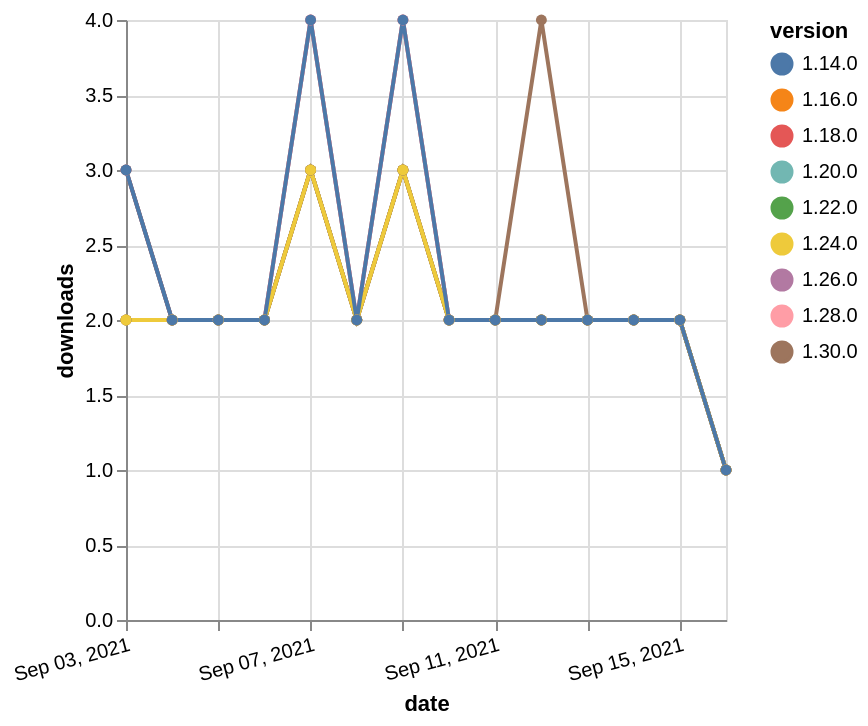

Write the Vega-Lite specification saved for this chart.
### Vega-Lite specification from a JSON file in a GitHub repository (floating-point values rounded to 4 significant figures)
{"$schema": "https://vega.github.io/schema/vega-lite/v5.json", "description": "A simple bar chart with embedded data.", "data": {"values": [{"date": "2021-09-03", "total": 2467, "delta": 2, "version": "1.18.0"}, {"date": "2021-09-04", "total": 2469, "delta": 2, "version": "1.18.0"}, {"date": "2021-09-05", "total": 2471, "delta": 2, "version": "1.18.0"}, {"date": "2021-09-06", "total": 2473, "delta": 2, "version": "1.18.0"}, {"date": "2021-09-07", "total": 2477, "delta": 4, "version": "1.18.0"}, {"date": "2021-09-08", "total": 2479, "delta": 2, "version": "1.18.0"}, {"date": "2021-09-09", "total": 2483, "delta": 4, "version": "1.18.0"}, {"date": "2021-09-10", "total": 2485, "delta": 2, "version": "1.18.0"}, {"date": "2021-09-11", "total": 2487, "delta": 2, "version": "1.18.0"}, {"date": "2021-09-12", "total": 2489, "delta": 2, "version": "1.18.0"}, {"date": "2021-09-13", "total": 2491, "delta": 2, "version": "1.18.0"}, {"date": "2021-09-14", "total": 2493, "delta": 2, "version": "1.18.0"}, {"date": "2021-09-15", "total": 2495, "delta": 2, "version": "1.18.0"}, {"date": "2021-09-16", "total": 2496, "delta": 1, "version": "1.18.0"}, {"date": "2021-09-03", "total": 1650, "delta": 2, "version": "1.22.0"}, {"date": "2021-09-04", "total": 1652, "delta": 2, "version": "1.22.0"}, {"date": "2021-09-05", "total": 1654, "delta": 2, "version": "1.22.0"}, {"date": "2021-09-06", "total": 1656, "delta": 2, "version": "1.22.0"}, {"date": "2021-09-07", "total": 1659, "delta": 3, "version": "1.22.0"}, {"date": "2021-09-08", "total": 1661, "delta": 2, "version": "1.22.0"}, {"date": "2021-09-09", "total": 1664, "delta": 3, "version": "1.22.0"}, {"date": "2021-09-10", "total": 1666, "delta": 2, "version": "1.22.0"}, {"date": "2021-09-11", "total": 1668, "delta": 2, "version": "1.22.0"}, {"date": "2021-09-12", "total": 1670, "delta": 2, "version": "1.22.0"}, {"date": "2021-09-13", "total": 1672, "delta": 2, "version": "1.22.0"}, {"date": "2021-09-14", "total": 1674, "delta": 2, "version": "1.22.0"}, {"date": "2021-09-15", "total": 1676, "delta": 2, "version": "1.22.0"}, {"date": "2021-09-16", "total": 1677, "delta": 1, "version": "1.22.0"}, {"date": "2021-09-03", "total": 717, "delta": 3, "version": "1.28.0"}, {"date": "2021-09-04", "total": 719, "delta": 2, "version": "1.28.0"}, {"date": "2021-09-05", "total": 721, "delta": 2, "version": "1.28.0"}, {"date": "2021-09-06", "total": 723, "delta": 2, "version": "1.28.0"}, {"date": "2021-09-07", "total": 727, "delta": 4, "version": "1.28.0"}, {"date": "2021-09-08", "total": 729, "delta": 2, "version": "1.28.0"}, {"date": "2021-09-09", "total": 733, "delta": 4, "version": "1.28.0"}, {"date": "2021-09-10", "total": 735, "delta": 2, "version": "1.28.0"}, {"date": "2021-09-11", "total": 737, "delta": 2, "version": "1.28.0"}, {"date": "2021-09-12", "total": 739, "delta": 2, "version": "1.28.0"}, {"date": "2021-09-13", "total": 741, "delta": 2, "version": "1.28.0"}, {"date": "2021-09-14", "total": 743, "delta": 2, "version": "1.28.0"}, {"date": "2021-09-15", "total": 745, "delta": 2, "version": "1.28.0"}, {"date": "2021-09-16", "total": 746, "delta": 1, "version": "1.28.0"}, {"date": "2021-09-03", "total": 1012, "delta": 3, "version": "1.26.0"}, {"date": "2021-09-04", "total": 1014, "delta": 2, "version": "1.26.0"}, {"date": "2021-09-05", "total": 1016, "delta": 2, "version": "1.26.0"}, {"date": "2021-09-06", "total": 1018, "delta": 2, "version": "1.26.0"}, {"date": "2021-09-07", "total": 1021, "delta": 3, "version": "1.26.0"}, {"date": "2021-09-08", "total": 1023, "delta": 2, "version": "1.26.0"}, {"date": "2021-09-09", "total": 1026, "delta": 3, "version": "1.26.0"}, {"date": "2021-09-10", "total": 1028, "delta": 2, "version": "1.26.0"}, {"date": "2021-09-11", "total": 1030, "delta": 2, "version": "1.26.0"}, {"date": "2021-09-12", "total": 1032, "delta": 2, "version": "1.26.0"}, {"date": "2021-09-13", "total": 1034, "delta": 2, "version": "1.26.0"}, {"date": "2021-09-14", "total": 1036, "delta": 2, "version": "1.26.0"}, {"date": "2021-09-15", "total": 1038, "delta": 2, "version": "1.26.0"}, {"date": "2021-09-16", "total": 1039, "delta": 1, "version": "1.26.0"}, {"date": "2021-09-03", "total": 2046, "delta": 2, "version": "1.20.0"}, {"date": "2021-09-04", "total": 2048, "delta": 2, "version": "1.20.0"}, {"date": "2021-09-05", "total": 2050, "delta": 2, "version": "1.20.0"}, {"date": "2021-09-06", "total": 2052, "delta": 2, "version": "1.20.0"}, {"date": "2021-09-07", "total": 2055, "delta": 3, "version": "1.20.0"}, {"date": "2021-09-08", "total": 2057, "delta": 2, "version": "1.20.0"}, {"date": "2021-09-09", "total": 2060, "delta": 3, "version": "1.20.0"}, {"date": "2021-09-10", "total": 2062, "delta": 2, "version": "1.20.0"}, {"date": "2021-09-11", "total": 2064, "delta": 2, "version": "1.20.0"}, {"date": "2021-09-12", "total": 2066, "delta": 2, "version": "1.20.0"}, {"date": "2021-09-13", "total": 2068, "delta": 2, "version": "1.20.0"}, {"date": "2021-09-14", "total": 2070, "delta": 2, "version": "1.20.0"}, {"date": "2021-09-15", "total": 2072, "delta": 2, "version": "1.20.0"}, {"date": "2021-09-16", "total": 2073, "delta": 1, "version": "1.20.0"}, {"date": "2021-09-03", "total": 2567, "delta": 2, "version": "1.16.0"}, {"date": "2021-09-04", "total": 2569, "delta": 2, "version": "1.16.0"}, {"date": "2021-09-05", "total": 2571, "delta": 2, "version": "1.16.0"}, {"date": "2021-09-06", "total": 2573, "delta": 2, "version": "1.16.0"}, {"date": "2021-09-07", "total": 2576, "delta": 3, "version": "1.16.0"}, {"date": "2021-09-08", "total": 2578, "delta": 2, "version": "1.16.0"}, {"date": "2021-09-09", "total": 2581, "delta": 3, "version": "1.16.0"}, {"date": "2021-09-10", "total": 2583, "delta": 2, "version": "1.16.0"}, {"date": "2021-09-11", "total": 2585, "delta": 2, "version": "1.16.0"}, {"date": "2021-09-12", "total": 2587, "delta": 2, "version": "1.16.0"}, {"date": "2021-09-13", "total": 2589, "delta": 2, "version": "1.16.0"}, {"date": "2021-09-14", "total": 2591, "delta": 2, "version": "1.16.0"}, {"date": "2021-09-15", "total": 2593, "delta": 2, "version": "1.16.0"}, {"date": "2021-09-16", "total": 2594, "delta": 1, "version": "1.16.0"}, {"date": "2021-09-03", "total": 230, "delta": 3, "version": "1.30.0"}, {"date": "2021-09-04", "total": 232, "delta": 2, "version": "1.30.0"}, {"date": "2021-09-05", "total": 234, "delta": 2, "version": "1.30.0"}, {"date": "2021-09-06", "total": 236, "delta": 2, "version": "1.30.0"}, {"date": "2021-09-07", "total": 239, "delta": 3, "version": "1.30.0"}, {"date": "2021-09-08", "total": 241, "delta": 2, "version": "1.30.0"}, {"date": "2021-09-09", "total": 244, "delta": 3, "version": "1.30.0"}, {"date": "2021-09-10", "total": 246, "delta": 2, "version": "1.30.0"}, {"date": "2021-09-11", "total": 248, "delta": 2, "version": "1.30.0"}, {"date": "2021-09-12", "total": 252, "delta": 4, "version": "1.30.0"}, {"date": "2021-09-13", "total": 254, "delta": 2, "version": "1.30.0"}, {"date": "2021-09-14", "total": 256, "delta": 2, "version": "1.30.0"}, {"date": "2021-09-15", "total": 258, "delta": 2, "version": "1.30.0"}, {"date": "2021-09-16", "total": 259, "delta": 1, "version": "1.30.0"}, {"date": "2021-09-03", "total": 1458, "delta": 2, "version": "1.24.0"}, {"date": "2021-09-04", "total": 1460, "delta": 2, "version": "1.24.0"}, {"date": "2021-09-05", "total": 1462, "delta": 2, "version": "1.24.0"}, {"date": "2021-09-06", "total": 1464, "delta": 2, "version": "1.24.0"}, {"date": "2021-09-07", "total": 1467, "delta": 3, "version": "1.24.0"}, {"date": "2021-09-08", "total": 1469, "delta": 2, "version": "1.24.0"}, {"date": "2021-09-09", "total": 1472, "delta": 3, "version": "1.24.0"}, {"date": "2021-09-10", "total": 1474, "delta": 2, "version": "1.24.0"}, {"date": "2021-09-11", "total": 1476, "delta": 2, "version": "1.24.0"}, {"date": "2021-09-12", "total": 1478, "delta": 2, "version": "1.24.0"}, {"date": "2021-09-13", "total": 1480, "delta": 2, "version": "1.24.0"}, {"date": "2021-09-14", "total": 1482, "delta": 2, "version": "1.24.0"}, {"date": "2021-09-15", "total": 1484, "delta": 2, "version": "1.24.0"}, {"date": "2021-09-16", "total": 1485, "delta": 1, "version": "1.24.0"}, {"date": "2021-09-03", "total": 3084, "delta": 3, "version": "1.14.0"}, {"date": "2021-09-04", "total": 3086, "delta": 2, "version": "1.14.0"}, {"date": "2021-09-05", "total": 3088, "delta": 2, "version": "1.14.0"}, {"date": "2021-09-06", "total": 3090, "delta": 2, "version": "1.14.0"}, {"date": "2021-09-07", "total": 3094, "delta": 4, "version": "1.14.0"}, {"date": "2021-09-08", "total": 3096, "delta": 2, "version": "1.14.0"}, {"date": "2021-09-09", "total": 3100, "delta": 4, "version": "1.14.0"}, {"date": "2021-09-10", "total": 3102, "delta": 2, "version": "1.14.0"}, {"date": "2021-09-11", "total": 3104, "delta": 2, "version": "1.14.0"}, {"date": "2021-09-12", "total": 3106, "delta": 2, "version": "1.14.0"}, {"date": "2021-09-13", "total": 3108, "delta": 2, "version": "1.14.0"}, {"date": "2021-09-14", "total": 3110, "delta": 2, "version": "1.14.0"}, {"date": "2021-09-15", "total": 3112, "delta": 2, "version": "1.14.0"}, {"date": "2021-09-16", "total": 3113, "delta": 1, "version": "1.14.0"}]}, "width": "container", "mark": {"type": "line", "point": {"filled": true}}, "encoding": {"x": {"field": "date", "type": "temporal", "timeUnit": "yearmonthdate", "title": "date", "axis": {"labelAngle": -15}}, "y": {"field": "delta", "type": "quantitative", "title": "downloads"}, "color": {"field": "version", "type": "nominal"}, "tooltip": {"field": "delta"}}}
